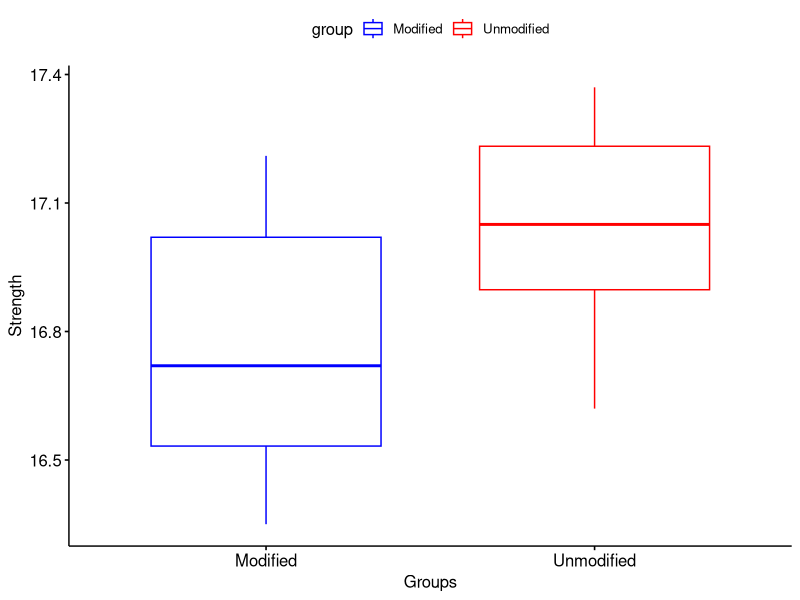
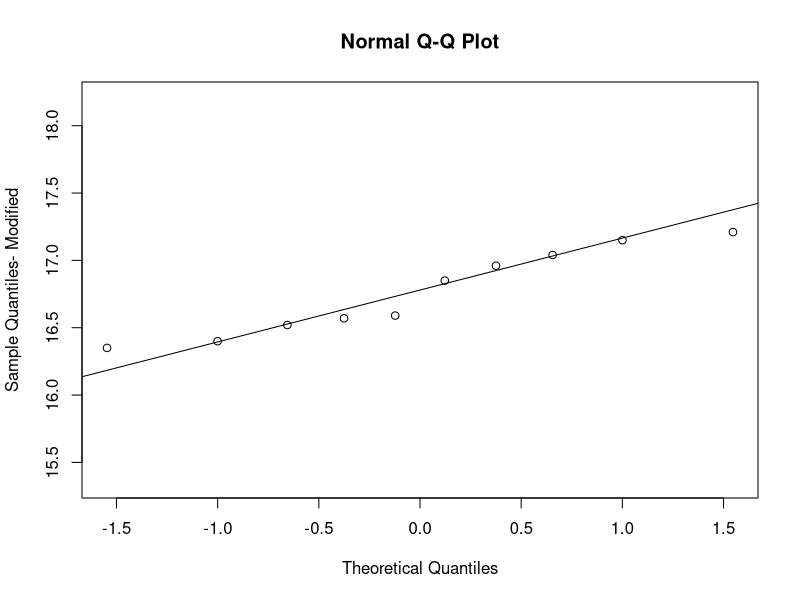
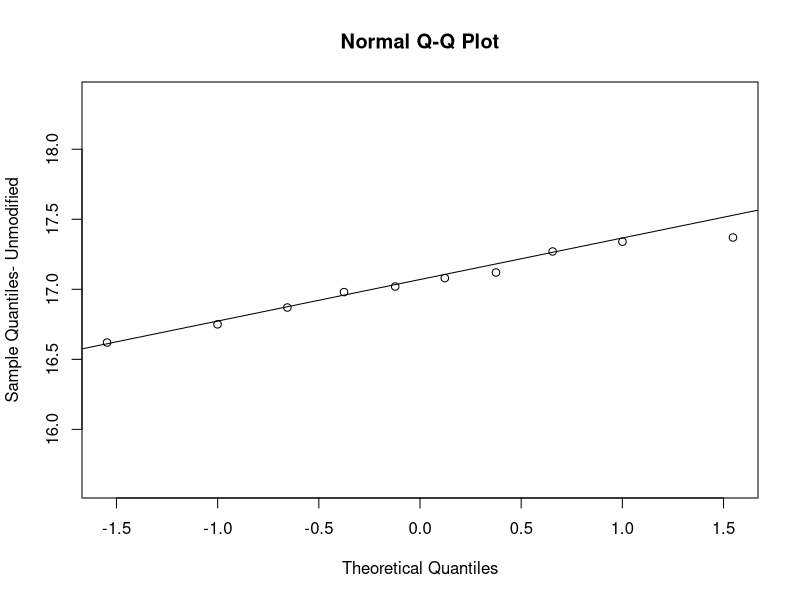

R code for these plots, in order:
# Independent   sample t-test with cement data from the book

# 1) Data preparation
Modified<-c(16.85,16.40,17.21,16.35,16.52,17.04,16.96,17.15,16.59,16.57)
Unmodified<-c(16.62,16.75,17.37,17.12,16.98,16.87,17.34,17.02,17.08,17.27)
cement_data <- data.frame( 
  group = rep(c("Modified", "Unmodified"), each = 10),
  strength = c(Modified,  Unmodified)
)
print(cement_data)

# 2) Compute summary statistics by group

#install.packages("dplyr")
library("dplyr")
group_by(cement_data, group) %>%
  summarise(
    count = n(),
    mean = mean(strength, na.rm = TRUE),
    sd = sd(strength, na.rm = TRUE)
  )
# 3) Plot and check normality assumptions
#install.packages("ggpubr")
library("ggpubr")

ggboxplot(cement_data, x = "group", y = "strength", 
          color = "group", palette = c("blue", "red"),
          order = c("Modified", "Unmodified"),
          ylab = "Strength", xlab = "Groups")

qqnorm(Modified, ylim=c(min(Modified)-1,max(Modified)+1), main = "Normal Q-Q Plot",
       xlab = "Theoretical Quantiles", ylab = "Sample Quantiles- Modified",
       plot.it = TRUE, datax = FALSE)

qqline(Modified, datax = FALSE, distribution = qnorm,
       probs = c(0.25, 0.75), qtype = 5)

qqnorm(Unmodified, ylim=c(min(Unmodified)-1,max(Unmodified)+1), main = "Normal Q-Q Plot",
       xlab = "Theoretical Quantiles", ylab = "Sample Quantiles- Unmodified",
       plot.it = TRUE, datax = FALSE)

qqline(Unmodified, datax = FALSE, distribution = qnorm,
       probs = c(0.25, 0.75), qtype = 5)

# 4) Test H0:mu1=mu2
var.test(Modified, Unmodified) # Test if H0: two variances are equal
t.test(Modified,Unmodified, alternative = "two.sided",paired = FALSE,var.equal = TRUE,conf.level = 0.95)   
#t.test(Modified,Unmodified, alternative = "less",paired = FALSE,var.equal = TRUE,conf.level = 0.95)

#Model

res.lm=lm(strength~factor(group),data=cement_data)
summary(res.lm)

#Clean data (it keeps the loaded packages)
rm(list = ls())


# Sample size Calculation
# Suppose we want to find the sample size to detect differences of 0.5 in the tension bond, 
#assume sigma=0.25, delta=(|mu1-mu2|/sigma)=2, power 0.95, alpha=0.05

#install.packages("pwr")
require("pwr")
pwr.t.test(n = NULL, d = 2, sig.level = 0.05, power = 0.95, type = "two.sample", alternative = "two.sided")
